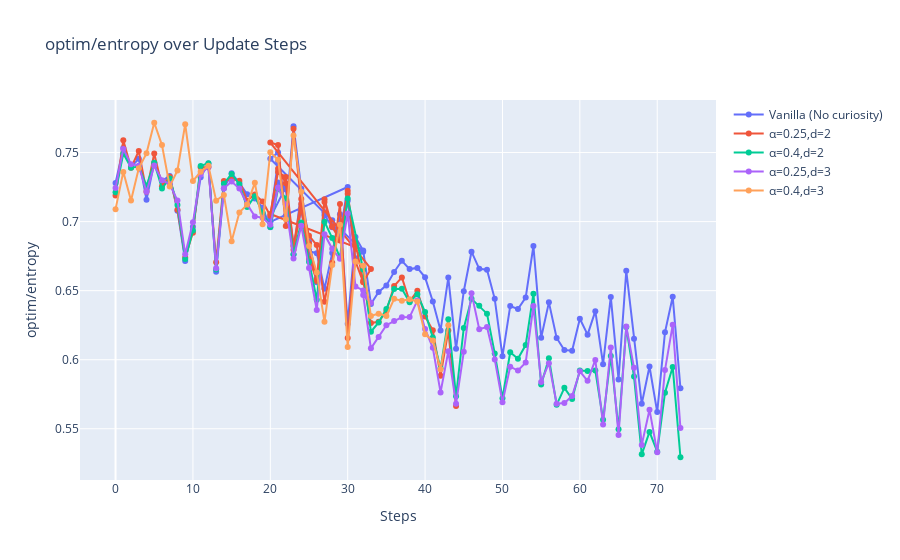

Write notebook code for a chart like this one.
### Markdown cell above
### Entropy for this setup

### Code cell
plot(traces, metric="optim/entropy", labels=labels )
